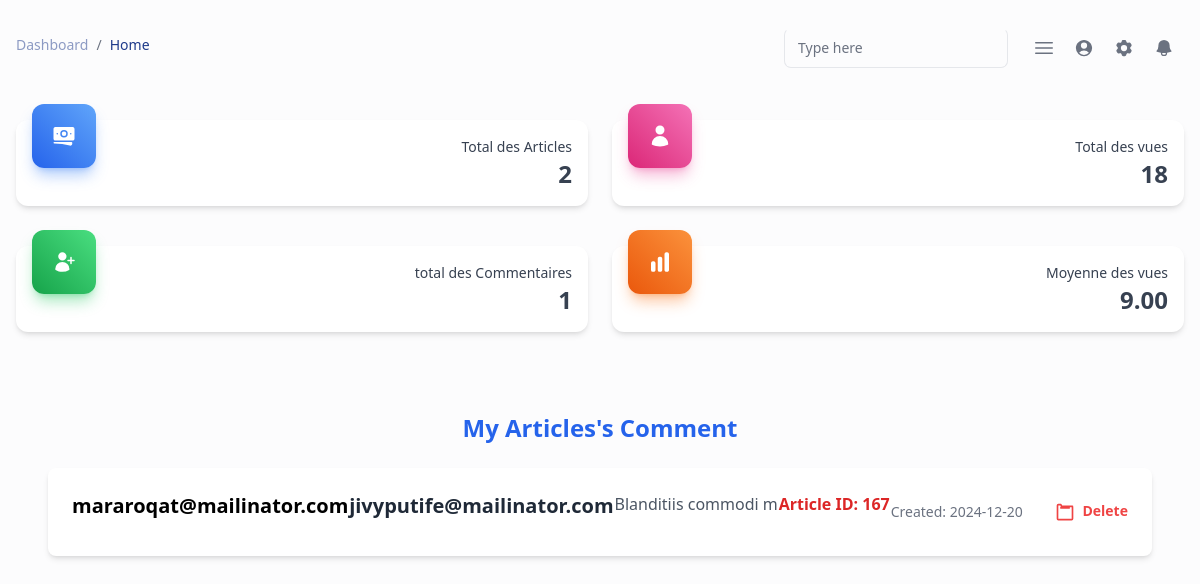
/public/commentmanagement.php (signed in), run on the app's committed database.
### tables this page shows
CREATE TABLE `comments` (
  `id_comments` int(11) NOT NULL,
  `content` varchar(50) NOT NULL,
  `visiteur_name` varchar(50) NOT NULL,
  `visiteur_email` varchar(50) NOT NULL,
  `created_at` date DEFAULT current_timestamp(),
  `id_artcile` int(11) DEFAULT NULL
);

### public/commentmanagement.php (the view, shortened to what this page needs)
<?php
include('connect.php');
?>
<!DOCTYPE html>
<html lang="en">
<head>
    <link rel="stylesheet" href="style.css">
    <script src="https://cdn.tailwindcss.com"></script>
</head>
<body>
<div class="min-h-screen bg-gray-50/50">
  <div class="p-4 xl:ml-80">
    <nav class="block w-full max-w-full bg-transparent text-white shadow-none rounded-xl transition-all px-0 py-1">
      <div class="flex flex-col-reverse justify-between gap-6 md:flex-row md:items-center">
        <div class="capitalize">
          <nav aria-label="breadcrumb" class="w-max">
            <ol class="flex flex-wrap items-center w-full bg-opacity-60 rounded-md bg-transparent p-0 transition-all">
              <li class="flex items-center text-blue-gray-900 antialiased font-sans text-sm font-normal leading-normal cursor-pointer transition-colors duration-300 hover:text-light-blue-500">
                <a href="#">
                  <p class="block antialiased font-sans text-sm leading-normal text-blue-900 font-normal opacity-50 transition-all hover:text-blue-500 hover:opacity-100">dashboard</p>
                </a>
                <span class="text-gray-500 text-sm antialiased font-sans font-normal leading-normal mx-2 pointer-events-none select-none">/</span>
              </li>
              <li class="flex items-center text-blue-900 antialiased font-sans text-sm font-normal leading-normal cursor-pointer transition-colors duration-300 hover:text-blue-500">
                <p class="block antialiased font-sans text-sm leading-normal text-blue-gray-900 font-normal">home</p>
              </li>
            </ol>
          </nav>
        </div>
        <div class="flex items-center mt-2">
          <div class="mr-auto md:mr-4 md:w-56">
            <div class="relative w-full min-w-[200px] h-10">
              <input class="peer w-full h-full bg-transparent text-gray-700 font-sans font-normal outline outline-0 focus:outline-0 disabled:bg-blue-gray-50 disabled:border-0 transition-all placeholder-shown:border placeholder-shown:border-blue-gray-200 placeholder-shown:border-t-blue-gray-200 border focus:border-2 border-t-transparent focus:border-t-transparent text-sm px-3 py-2.5 rounded-[7px] border-blue-gray-200 focus:border-blue-500" placeholder=" ">
              <label class="flex w-full h-full select-none pointer-events-none absolute left-0 font-normal peer-placeholder-shown:text-gray-500 leading-tight peer-focus:leading-tight peer-disabled:text-transparent peer-disabled:peer-placeholder-shown:text-blue-gray-500 transition-all -top-1.5 peer-placeholder-shown:text-sm text-[11px] peer-focus:text-[11px] before:content[' '] before:block before:box-border before:w-2.5 before:h-1.5 before:mt-[6.5px] before:mr-1 peer-placeholder-shown:before:border-transparent before:rounded-tl-md before:border-t peer-focus:before:border-t-2 before:border-l peer-focus:before:border-l-2 before:pointer-events-none before:transition-all peer-disabled:before:border-transparent after:content[' '] after:block after:flex-grow after:box-border after:w-2.5 after:h-1.5 after:mt-[6.5px] after:ml-1 peer-placeholder-shown:after:border-transparent after:rounded-tr-md after:border-t peer-focus:after:border-t-2 after:border-r peer-focus:after:border-r-2 after:pointer-events-none after:transition-all peer-
              disabled:after:border-transparent peer-placeholder-shown:leading-[3.75] text-blue-gray-400 peer-focus:text-blue-500 before:border-blue-gray-200 peer-focus:before:border-blue-500 after:border-blue-gray-200 peer-focus:after:border-blue-500">Type here</label>
            </div>
          </div>
          <button class="relative middle none font-sans font-medium text-center uppercase transition-all disabled:opacity-50 disabled:shadow-none disabled:pointer-events-none w-10 max-w-[40px] h-10 max-h-[40px] rounded-lg text-xs text-gray-500 hover:bg-blue-gray-500/10 active:bg-blue-gray-500/30 grid xl:hidden" type="button">
            <span class="absolute top-1/2 left-1/2 transform -translate-y-1/2 -translate-x-1/2">
            </span>
          </button>
          <a href="#">
            <button class="relative middle none font-sans font-medium text-center uppercase transition-all disabled:opacity-50 disabled:shadow-none disabled:pointer-events-none w-10 max-w-[40px] h-10 max-h-[40px] rounded-lg text-xs text-gray-500 hover:bg-blue-gray-500/10 active:bg-blue-gray-500/30 grid xl:hidden" type="button">
              <span class="absolute top-1/2 left-1/2 transform -translate-y-1/2 -translate-x-1/2">
              </span>
            </button>
          </a>
          <button class="relative middle none font-sans font-medium text-center uppercase transition-all disabled:opacity-50 disabled:shadow-none disabled:pointer-events-none w-10 max-w-[40px] h-10 max-h-[40px] rounded-lg text-xs text-gray-500 hover:bg-blue-gray-500/10 active:bg-blue-gray-500/30" type="button">
            <span class="absolute top-1/2 left-1/2 transform -translate-y-1/2 -translate-x-1/2">
            </span>
          </button>
          <button aria-expanded="false" aria-haspopup="menu" id=":r2:" class="relative middle none font-sans font-medium text-center uppercase transition-all disabled:opacity-50 disabled:shadow-none disabled:pointer-events-none w-10 max-w-[40px] h-10 max-h-[40px] rounded-lg text-xs text-gray-500 hover:bg-blue-gray-500/10 active:bg-blue-gray-500/30" type="button">
            <span class="absolute top-1/2 left-1/2 transform -translate-y-1/2 -translate-x-1/2">
            </span>
          </button>
        </div>
      </div>
    </nav>
    <div class="mt-12">
      <div class="mb-12 grid gap-y-10 gap-x-6 md:grid-cols-2 xl:grid-cols-4">
        <div class="relative flex flex-col bg-clip-border rounded-xl bg-white text-gray-700 shadow-md">
          <div class="bg-clip-border mx-4 rounded-xl overflow-hidden bg-gradient-to-tr from-blue-600 to-blue-400 text-white shadow-blue-500/40 shadow-lg absolute -mt-4 grid h-16 w-16 place-items-center">
          </div>
          <div class="p-4 text-right">
            <p class="block antialiased font-sans text-sm leading-normal font-normal text-blue-gray-600">Total des Articles</p>
            <h4 class="block antialiased tracking-normal font-sans text-2xl font-semibold leading-snug text-blue-gray-900">
            <?php
             $author_id = $_SESSION['author_id'];
             $sql = "SELECT COUNT(id_auteur) FROM article WHERE id_auteur = ?";
             $stmt = $conn->prepare($sql);
             $stmt->bind_param("i", $author_id);
             $stmt->execute();
             $result = $stmt->get_result();
             $row = $result->fetch_assoc();
             echo $row['COUNT(id_auteur)'];
             ?>
            </h4>
          </div>
        </div>
        <div class="relative flex flex-col bg-clip-border rounded-xl bg-white text-gray-700 shadow-md">
          <div class="bg-clip-border mx-4 rounded-xl overflow-hidden bg-gradient-to-tr from-pink-600 to-pink-400 text-white shadow-pink-500/40 shadow-lg absolute -mt-4 grid h-16 w-16 place-items-center">
          </div>
          <div class="p-4 text-right">
            <p class="block antialiased font-sans text-sm leading-normal font-normal text-blue-gray-600">Total des vues</p>
            <h4 class="block antialiased tracking-normal font-sans text-2xl font-semibold leading-snug text-blue-gray-900">
            <?php
             $author_id = $_SESSION['author_id'];
             $sql = "SELECT SUM(views) FROM article ar join auteur au on ar.id_auteur=au.id_auteur WHERE ar.id_auteur = ?";
             $stmt = $conn->prepare($sql);
             $stmt->bind_param("i", $author_id);
             $stmt->execute();
             $result = $stmt->get_result();
             $row = $result->fetch_assoc();
             echo $row['SUM(views)'];
             ?>
            </h4>
          </div>
        </div>
        <div class="relative flex flex-col bg-clip-border rounded-xl bg-white text-gray-700 shadow-md">
          <div class="bg-clip-border mx-4 rounded-xl overflow-hidden bg-gradient-to-tr from-green-600 to-green-400 text-white shadow-green-500/40 shadow-lg absolute -mt-4 grid h-16 w-16 place-items-center">
          </div>
          <div class="p-4 text-right">
            <p class="block antialiased font-sans text-sm leading-normal font-normal text-blue-gray-600">total des Commentaires</p>
            <h4 class="block antialiased tracking-normal font-sans text-2xl font-semibold leading-snug text-blue-gray-900">
            <?php
             $author_id = $_SESSION['author_id'];
             $sql = "SELECT count(c.id_comments) FROM article ar join auteur au on ar.id_auteur=au.id_auteur
              join comments c on c.id_artcile=ar.id_artcile WHERE ar.id_auteur = ?";
             $stmt = $conn->prepare($sql);
             $stmt->bind_param("i", $author_id);
             $stmt->execute();
             $result = $stmt->get_result();
             $row = $result->fetch_assoc();
             echo $row['count(c.id_comments)'];
             ?>
            </h4>
          </div>
        </div>
        <div class="relative flex flex-col bg-clip-border rounded-xl bg-white text-gray-700 shadow-md">
          <div class="bg-clip-border mx-4 rounded-xl overflow-hidden bg-gradient-to-tr from-orange-600 to-orange-400 text-white shadow-orange-500/40 shadow-lg absolute -mt-4 grid h-16 w-16 place-items-center">
          </div>
          <div class="p-4 text-right">
            <p class="block antialiased font-sans text-sm leading-normal font-normal text-blue-gray-600">Moyenne des vues </p>
            <h4 class="block antialiased tracking-normal font-sans text-2xl font-semibold leading-snug text-blue-gray-900">
            <?php
             $author_id = $_SESSION['author_id'];
             $sql = "SELECT FORMAT(AVG(views), 2) FROM article ar join auteur au on ar.id_auteur=au.id_auteur WHERE ar.id_auteur = ?";
             $stmt = $conn->prepare($sql);
             $stmt->bind_param("i", $author_id);
             $stmt->execute();
             $result = $stmt->get_result();
             $row = $result->fetch_assoc();
             echo $row['FORMAT(AVG(views), 2)'];
             ?>
            </h4>
          </div>
        </div>
      </div>
      <div class="w-full p-8">
            <h2 class="text-2xl font-bold mb-6 text-center text-blue-600">My Articles's Comment </h2>
            <div class="grid gap-4">
            <?php
                  $author_id = $_SESSION['author_id'];
                  $sql = "SELECT * FROM  article a
                  JOIN comments c  ON c.id_artcile = a.id_artcile
                  WHERE a.id_auteur = ?";
                  $stmt = $conn->prepare($sql);
                  $stmt->bind_param("i", $author_id);
                  $stmt->execute();
                  $result = $stmt->get_result();
            if ($result->num_rows > 0) {
                while($row = $result->fetch_assoc()) {
              ?>
       <div class="bg-white p-6 rounded-lg shadow-md justify-between flex flex-wrap hover:shadow-lg transition-shadow">
    <h3 class="text-xl font-bold mb-2"><?php echo htmlspecialchars($row['visiteur_name']); ?></h3>
    <h3 class="text-xl font-bold mb-2 text-gray-800"><?php echo htmlspecialchars($row['visiteur_email']); ?></h3>
    <p class="text-gray-600 mb-4"><?php echo htmlspecialchars($row['content']); ?></p>
    <p class="text-red-600 mb-4 font-semibold">Article ID: <?php echo htmlspecialchars($row['id_artcile']); ?></p>
    <div class="flex justify-between items-center text-sm text-gray-500">
        <span class="mr-8">Created: <?php echo $row['created_at']; ?></span>
        <form action="delete_comment.php?id=<?php echo $row['id_comments']; ?>" method="POST" class="flex items-center">
            <button type="submit" class="text-red-500 hover:text-red-700 font-semibold focus:outline-none transition duration-300">
                <svg xmlns="http://www.w3.org/2000/svg" class="w-5 h-5 mr-1 inline" fill="none" stroke="currentColor" viewBox="0 0 24 24" stroke-width="2">
                    <path stroke-linecap="round" stroke-linejoin="round" d="M21 4H8l-1-2H4a1 1 0 0 0-1 1v16a1 1 0 0 0 1 1h16a1 1 0 0 0 1-1V5a1 1 0 0 0-1-1zM8 4h8l1 2H7l1-2z"></path>
                </svg>
                Delete
            </button>
        </form>
    </div>
</div>
<?php
        }
    } else {
        echo "there is no comments.";
    }
?>
            </div>
        </div>
  </div>
</div>
</body>
</html>

### data on the page
comments: visiteur_name "mararoqat@mailinator.com", visiteur_email "jivyputife@mailinator.com", content "Blanditiis commodi m", id_artcile "167", created_at "2024-12-20"

### other printed values
$row['COUNT(id_auteur)'] "2"
$row['SUM(views)'] "18"
$row['count(c.id_comments)'] "1"
$row['FORMAT(AVG(views), 2)'] "9.00"
